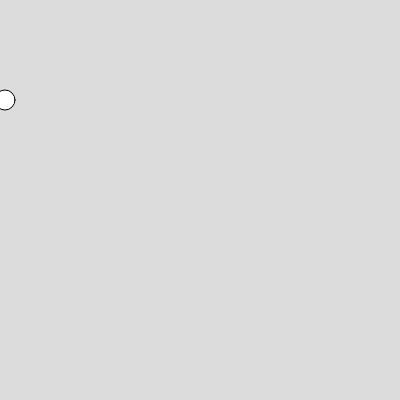
Frame 1 (no input)
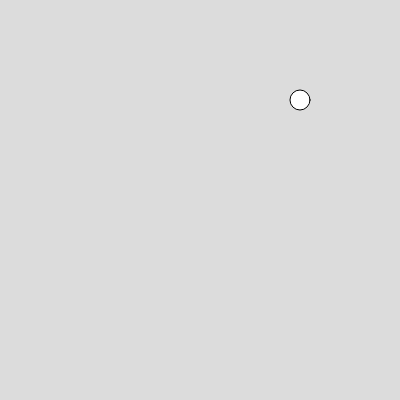
Frame 60 (no input)
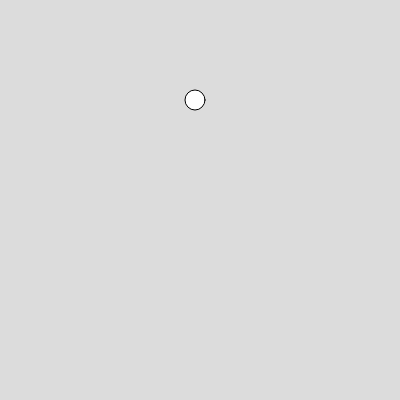
Frame 120 (the mouse pressed at the canvas centre since frame 60)

The p5.js sketch that drew these frames (run headless with seeded random() and noise() and a simulated clock; from frame 60 on, the mouse is pressed at the canvas centre):

// p5.js sketch
// ── sketch.js
x =0
function setup() {
  createCanvas(400, 400);
}

function draw() {
  background(220);
if(x<width){
x+=5
  ellipse(x, 100,20,20)

} else {

x=0
} 

}
